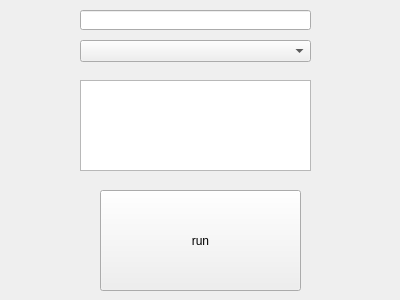
<?xml version="1.0" encoding="UTF-8"?>
<ui version="4.0">
 <class>Widget</class>
 <widget class="QWidget" name="Widget">
  <property name="geometry">
   <rect>
    <x>0</x>
    <y>0</y>
    <width>400</width>
    <height>300</height>
   </rect>
  </property>
  <property name="windowTitle">
   <string>Widget</string>
  </property>
  <widget class="QPushButton" name="pushButton">
   <property name="geometry">
    <rect>
     <x>100</x>
     <y>190</y>
     <width>201</width>
     <height>101</height>
    </rect>
   </property>
   <property name="text">
    <string>run</string>
   </property>
  </widget>
  <widget class="QPlainTextEdit" name="plainTextEdit">
   <property name="geometry">
    <rect>
     <x>80</x>
     <y>80</y>
     <width>231</width>
     <height>91</height>
    </rect>
   </property>
  </widget>
  <widget class="QLineEdit" name="lineEditFileName">
   <property name="geometry">
    <rect>
     <x>80</x>
     <y>10</y>
     <width>231</width>
     <height>20</height>
    </rect>
   </property>
  </widget>
  <widget class="QComboBox" name="comboBox">
   <property name="geometry">
    <rect>
     <x>80</x>
     <y>40</y>
     <width>231</width>
     <height>22</height>
    </rect>
   </property>
  </widget>
 </widget>
 <layoutdefault spacing="6" margin="11"/>
 <resources/>
 <connections/>
</ui>
